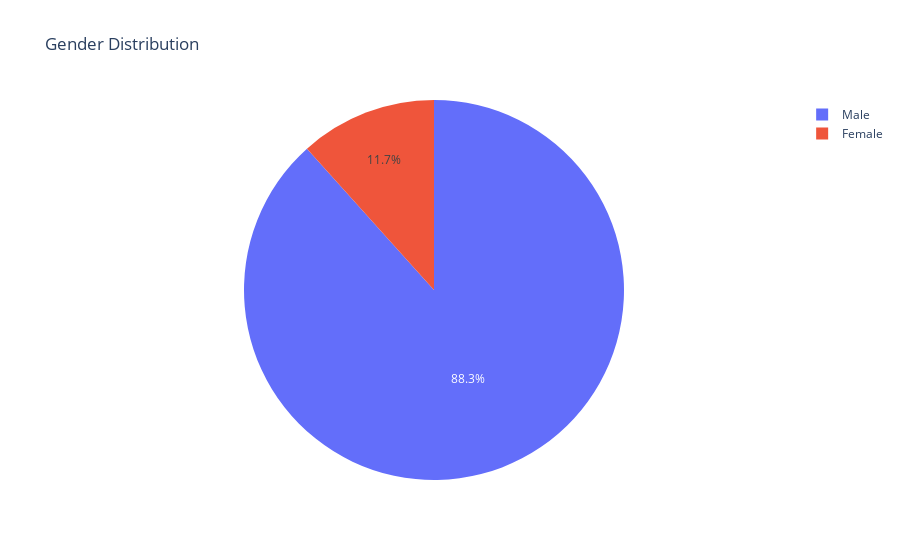

Notebook cell for this chart:
### Code cell
# Gender Distribution
gender_fig=px.pie(values=gender_temp,names=gender_temp.index,title="Gender Distribution")
gender_fig.show()

### Figure 1 — Plotly figure (JSON) as saved in the notebook; plotly's stock layout.template omitted (floating-point values rounded to 4 significant figures)
{"data": [{"domain": {"x": [0, 1], "y": [0, 1]}, "hovertemplate": "label=%{label}<br>value=%{value}<extra></extra>", "labels": ["Male", "Female"], "legendgroup": "", "name": "", "showlegend": true, "type": "pie", "values": [235, 31]}], "layout": {"legend": {"tracegroupgap": 0}, "title": {"text": "Gender Distribution"}}}
